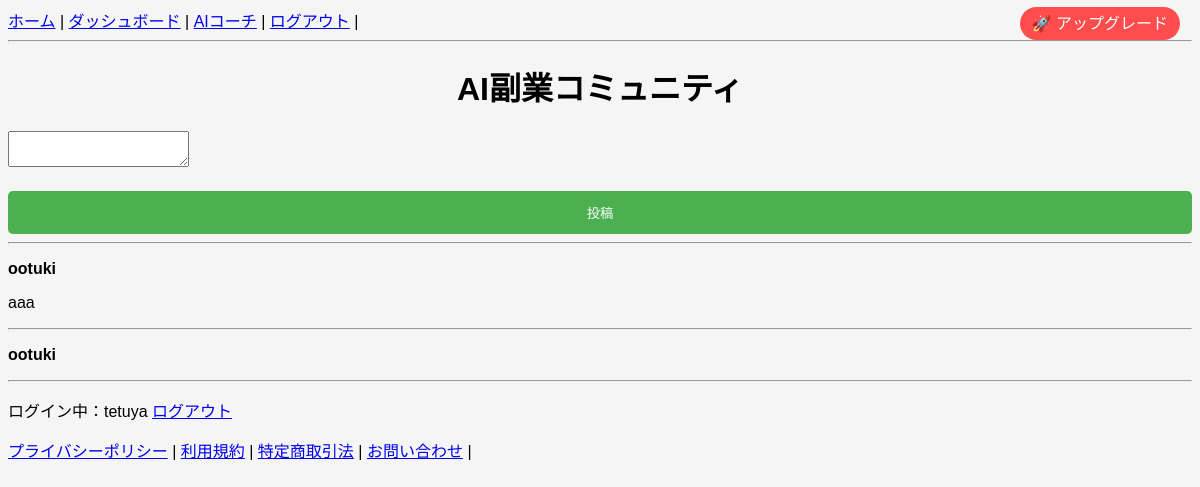
Page /community/ (signed in) on the committed database.
### snippets/models.py (models this page shows)
class CommunityPost(models.Model):
    user = models.ForeignKey(User, on_delete=models.CASCADE)
    content = models.TextField()
    created_at = models.DateTimeField(default=timezone.now)

### snippets/views/community_views.py (the view, shortened to what this page needs)
# urls.py: path("community/", community, name="community"),
@login_required
def community(request):
    posts = CommunityPost.objects.all().order_by("-created_at")
    return render(request, "snippets/community.html", {"posts": posts})

### snippets/templates/snippets/community.html (shortened to what this page needs)
{% extends "base.html" %}
{% block content %}
<h1>AI副業コミュニティ</h1>
<form method="post">
<textarea name="content"></textarea>
<button type="submit">投稿</button>
</form>
<hr>
{% for post in posts %}
<p>
<strong>{{ post.user.username }}</strong>
</p>
<p>
{{ post.content }}
</p>
<hr>
{% endfor %}
{% endblock %}

### snippets/templates/base.html (shortened to what this page needs)
<!DOCTYPE html>
<html>
<head>
</head>
<body>
<nav>
{% if user.is_authenticated %}
<a href="/">ホーム</a> |
<a href="/dashboard/">ダッシュボード</a> |
<a href="/ai-chat/">AIコーチ</a> |
<a href="/logout/">ログアウト</a> |
{% else %}
<a href="/">ホーム</a> |
<a href="/login/">ログイン</a> |
<a href="/signup/">新規登録</a> |
{% endif %}
</nav>
<hr>
{% block content %}
{% endblock %}
{% if user.is_authenticated %}
<p>
ログイン中：{{ user.username }}
<a href="/accounts/logout/">ログアウト</a>
</p>
{% endif %}
<div style="position:fixed;top:10px;right:20px;z-index:999;">
    {% if request.user.is_authenticated %}
        {% if request.user.profile.is_premium %}
            <span style="
                background:gold;
                color:black;
                padding:8px 12px;
                border-radius:20px;
                font-weight:bold;
            ">
                👑 PREMIUM
            </span>
        {% else %}
            <a href="/pricing/" style="
                background:#ff4d4d;
                color:white;
                padding:8px 12px;
                border-radius:20px;
                text-decoration:none;
            ">
                🚀 アップグレード
            </a>
        {% endif %}
    {% endif %}
</div>
<footer>
<a href="/privacy/">プライバシーポリシー</a> |
<a href="/terms/">利用規約</a> |
<a href="/legal/">特定商取引法</a> |
<a href="/contact/">お問い合わせ</a> |
</footer>
</body>
</html>

### snippets/templates/base.html (style rules this page uses)
body { font-family: Arial; background:#f5f5f5; }
h1 { text-align:center; }
button { width:100%; padding:12px; margin-top:20px; background:#4CAF50; color:white; border:none; border-radius:5px; }

### rows in the picture
CommunityPost: user.username "ootuki", content "aaa"
CommunityPost: user.username "ootuki"

### other values in the picture
{{ user.username }} "tetuya"
